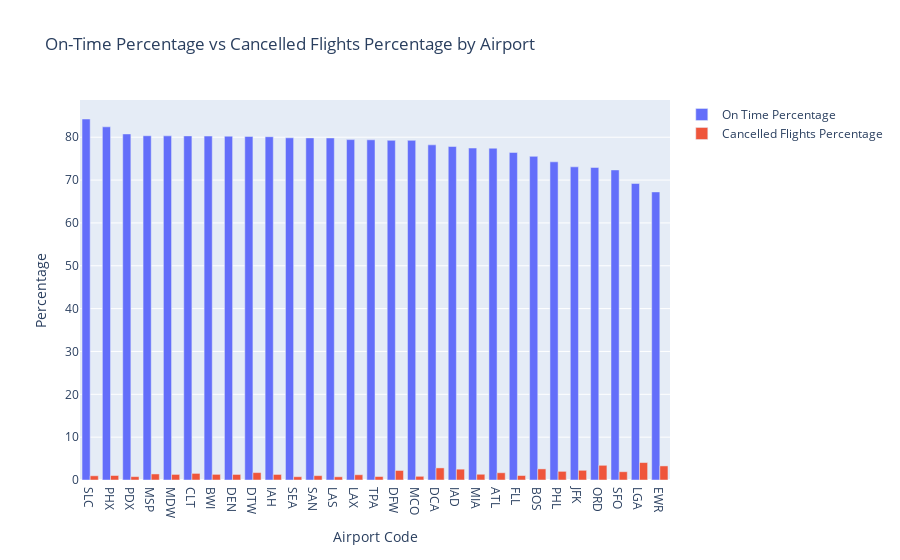

The cell this chart's notebook holds for it:
### Code cell
#Columns to plot from on
airport_codes = compare_flights_df['airport_code']
on_time_percentage = compare_flights_df['on_time_percentage']
cancelled_flights_percentage = compare_flights_df['cancelled_flights_percentage']

# Create the stacked bar chart
fig = go.Figure(data=[
    go.Bar(name='On Time Percentage', x=airport_codes, y=on_time_percentage),
    go.Bar(name='Cancelled Flights Percentage', x=airport_codes, y=cancelled_flights_percentage)
])

# Update layout
fig.update_layout(barmode='group', title='On-Time Percentage vs Cancelled Flights Percentage by Airport', xaxis_title='Airport Code', yaxis_title='Percentage')

# Show the plot
fig.show()

### Figure 1 — Plotly figure (JSON) as saved in the notebook; plotly's stock layout.template omitted (floating-point values rounded to 4 significant figures)
{"data": [{"name": "On Time Percentage", "type": "bar", "x": ["SLC", "PHX", "PDX", "MSP", "MDW", "CLT", "BWI", "DEN", "DTW", "IAH", "SEA", "SAN", "LAS", "LAX", "TPA", "DFW", "MCO", "DCA", "IAD", "MIA", "ATL", "FLL", "BOS", "PHL", "JFK", "ORD", "SFO", "LGA", "EWR"], "y": [84.25, 82.42, 80.76, 80.34, 80.32, 80.31, 80.27, 80.24, 80.18, 80.12, 79.86, 79.84, 79.83, 79.44, 79.4, 79.27, 79.27, 78.22, 77.83, 77.47, 77.43, 76.44, 75.53, 74.26, 73.09, 72.94, 72.36, 69.19, 67.23]}, {"name": "Cancelled Flights Percentage", "type": "bar", "x": ["SLC", "PHX", "PDX", "MSP", "MDW", "CLT", "BWI", "DEN", "DTW", "IAH", "SEA", "SAN", "LAS", "LAX", "TPA", "DFW", "MCO", "DCA", "IAD", "MIA", "ATL", "FLL", "BOS", "PHL", "JFK", "ORD", "SFO", "LGA", "EWR"], "y": [0.982, 1.05, 0.789, 1.409, 1.303, 1.54, 1.317, 1.296, 1.732, 1.298, 0.7675, 1.017, 0.7502, 1.226, 0.811, 2.222, 0.8621, 2.824, 2.528, 1.34, 1.692, 1.044, 2.591, 2.019, 2.263, 3.431, 1.935, 4.069, 3.285]}], "layout": {"barmode": "group", "title": {"text": "On-Time Percentage vs Cancelled Flights Percentage by Airport"}, "xaxis": {"title": {"text": "Airport Code"}}, "yaxis": {"title": {"text": "Percentage"}}}}
